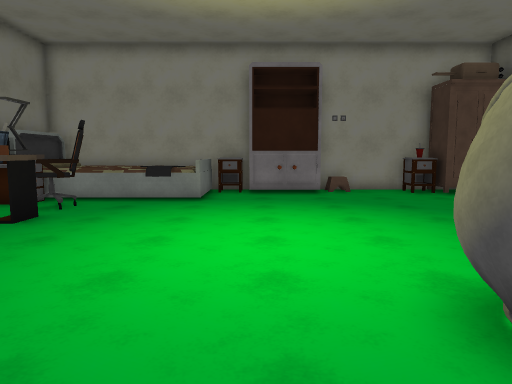
View 1 (above)

17 first-person views from a walk through a Unity game level. The camera is 1.5 m above the floor, tilts 6° down and sees 70° across. The floor is counted in squares, 1 m on a side. Each view is taken from the middle of a square. On the plan, view 1 faces up. The plan holds only what a view shows up to about 16 squares ahead; the rest is blank. The place goes on beyond the plan. The player is left out. Surface patterns are stand-ins for the level's own textures.

View 2
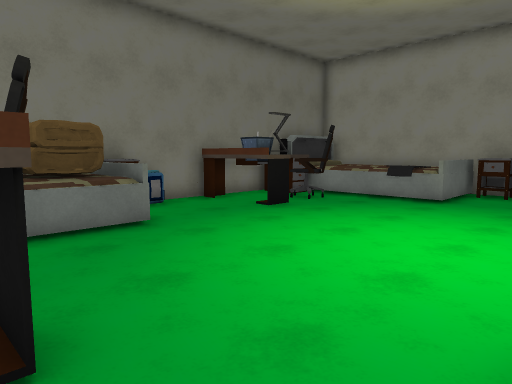

View 3
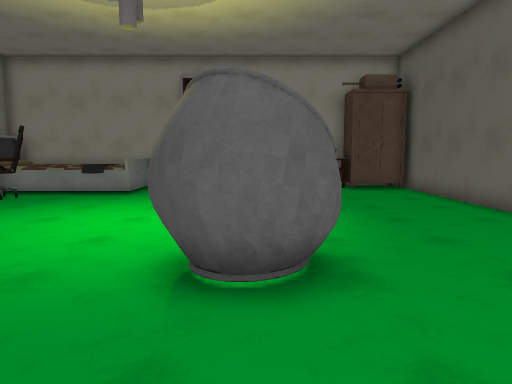

View 4
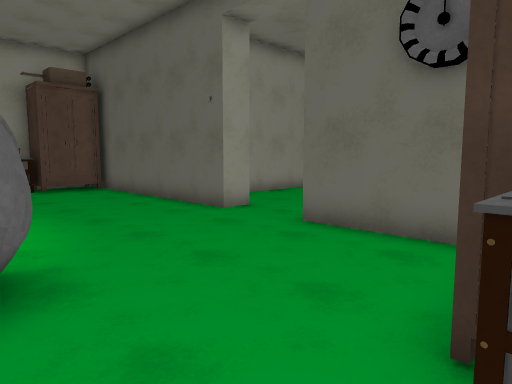

View 5
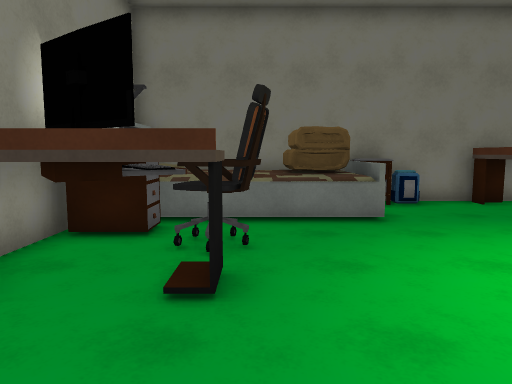

View 6
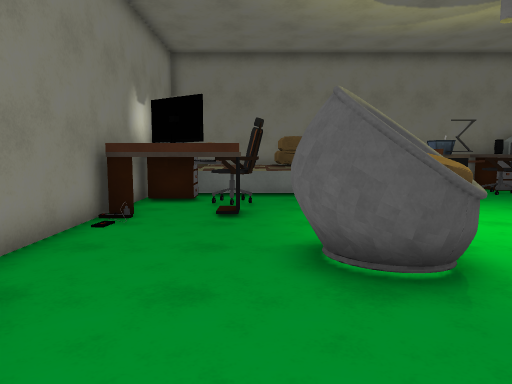

View 7
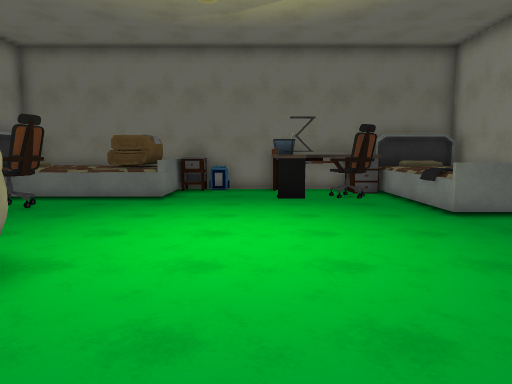

View 8
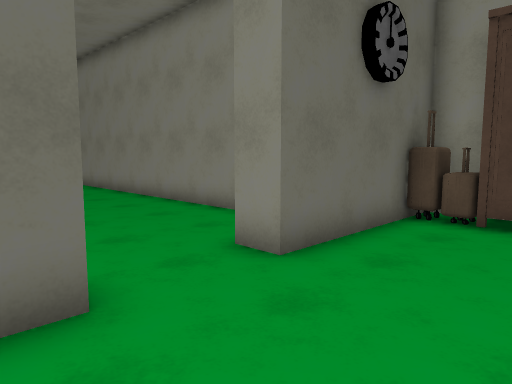

View 9
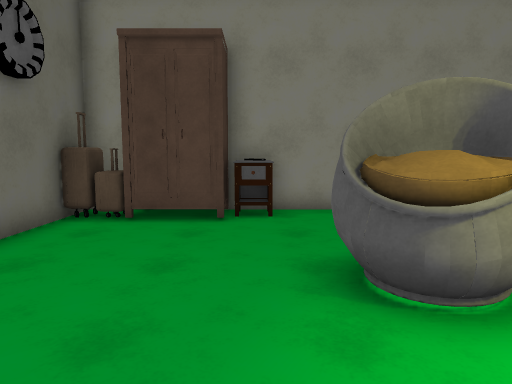

View 10
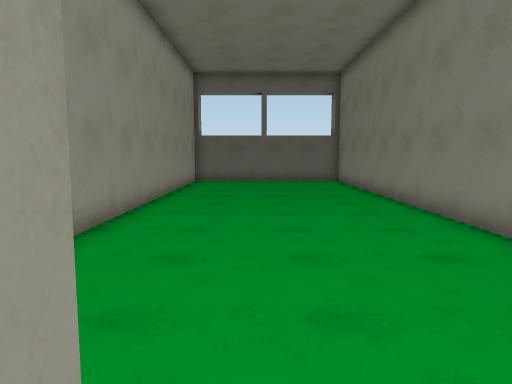

View 11
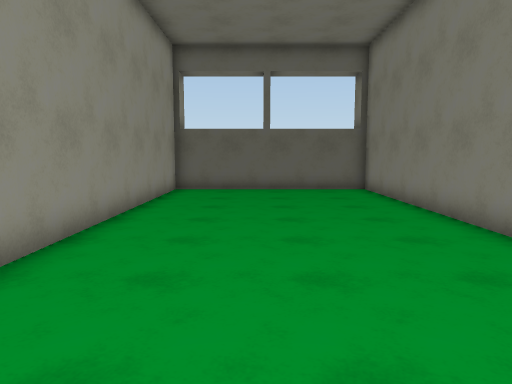

View 12
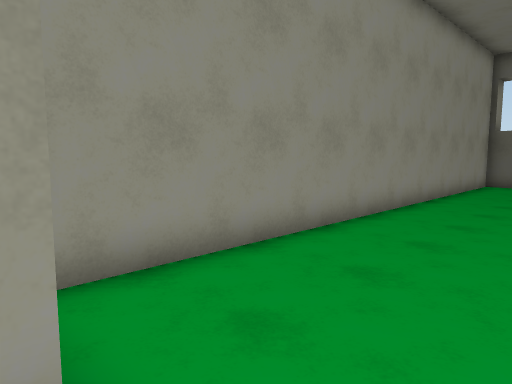

View 13
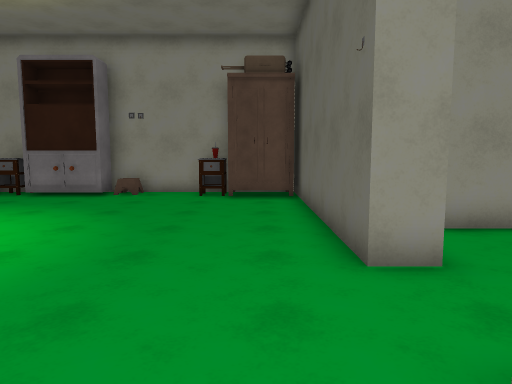

View 14
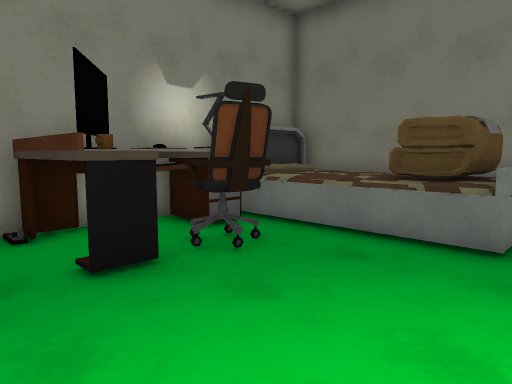

View 15
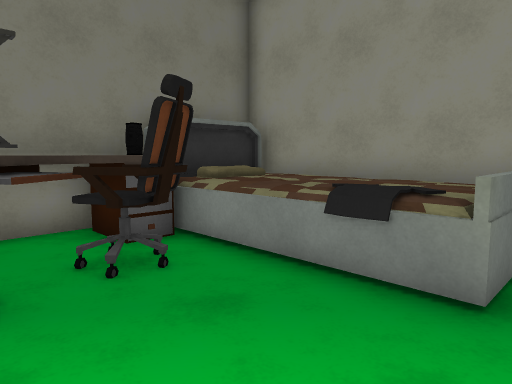

View 16
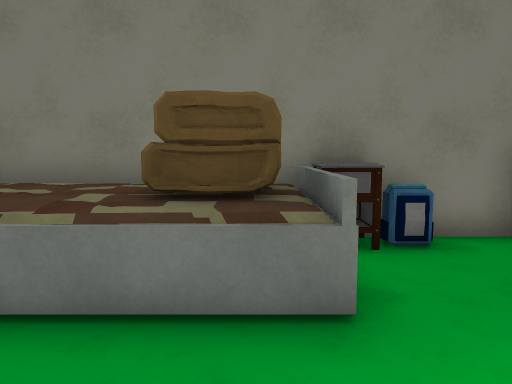

View 17
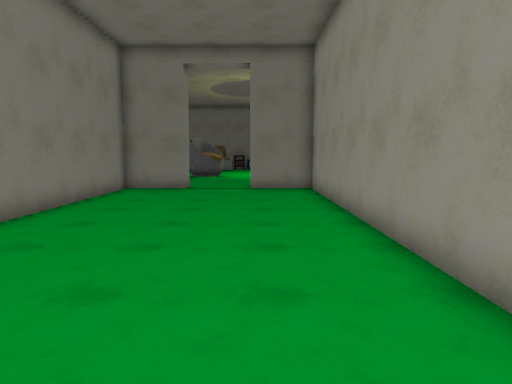

### Floor plan
Points are (right, up) in squares from view 1. A wall is a line through its corners. A room is listed if a view was taken in it or the views show most of it. See-through windows are left out.
Room 1 (views 1, 2, 3, 4, 5, 6, 7, 8, 9, 10, 12, 13, 14, 15, 16)
walls: (-0.2, 15.3) (-2.5, 15.3); (10.5, 5.8) (9.5, 5.8) (9.5, 15.2); (5.6, 15.3) (2.4, 15.3); (-5.1, -2.7) (5.8, -2.7); (8.8, -2.1) (8.8, -1.3) (9.4, -1.3); (-8.5, 12.1) (-8.5, -2.2); (8.2, -2.7) (9.5, -2.7) (9.5, 3) (10.5, 3); (-7.4, 15.3) (-8.2, 15.3)
ways out: opening at (10, 4.5) to room 2
objects: other object (-8, -2) to (-5, 4); drawers (-8, 4) to (-8, 5); other object (-8, 6); table (-8, 8) to (-7, 12); other object (-8, 12) to (-2, 15); container (-6, 8); lamp (-6, 9); chair (-6, 10) to (-5, 11); table (-5, -2) to (-5, -1); table (-5, 8); lamp (-4, -2) to (-4, -1); other object (-4, 12) to (-3, 13); other object (-3, -2) to (-1, -1); keyboard (-3, -1) to (-2, 0); chair (-3, 0) to (-2, 1); table (-1, -2); cup (-1, 0); other object (-1, 14) to (-1, 15); bookshelf (1, 14) to (2, 14); chair (2, 2) to (4, 4); chair (3, 14) to (3, 15); drawers (5, -2); drawers (6, 14); wardrobe (7, -1); other object (8, -2) to (8, -1); wardrobe (9, 14)
Room 2 (views 11, 17)
walls: (10.5, 3) (10.5, 0.4) (29.4, 0.4) (29.4, 8.4) (10.5, 8.4) (10.5, 5.8)
ways out: opening at (10, 4.5) to room 1

Where each view was taken, in squares from view 1:
view 1: 0 up, 0 right, facing up
view 2: 0 up, 2 right, facing up-left
view 3: 2 down, 3 right, facing up
view 4: 2 down, 3 right, facing up-right
view 5: 1 up, 3 right, facing left
view 6: 1 up, 8 right, facing left
view 7: 7 up, 7 right, facing left
view 8: 7 up, 6 right, facing down-right
view 9: 7 up, 5 right, facing down
view 10: 5 up, 9 right, facing right
view 11: 5 up, 14 right, facing right
view 12: 4 up, 10 right, facing up-right
view 13: 1 up, 8 right, facing up
view 14: 5 up, 1 right, facing down-left
view 15: 8 up, 1 left, facing up-left
view 16: 3 up, 2 left, facing left
view 17: 6 up, 26 right, facing left
